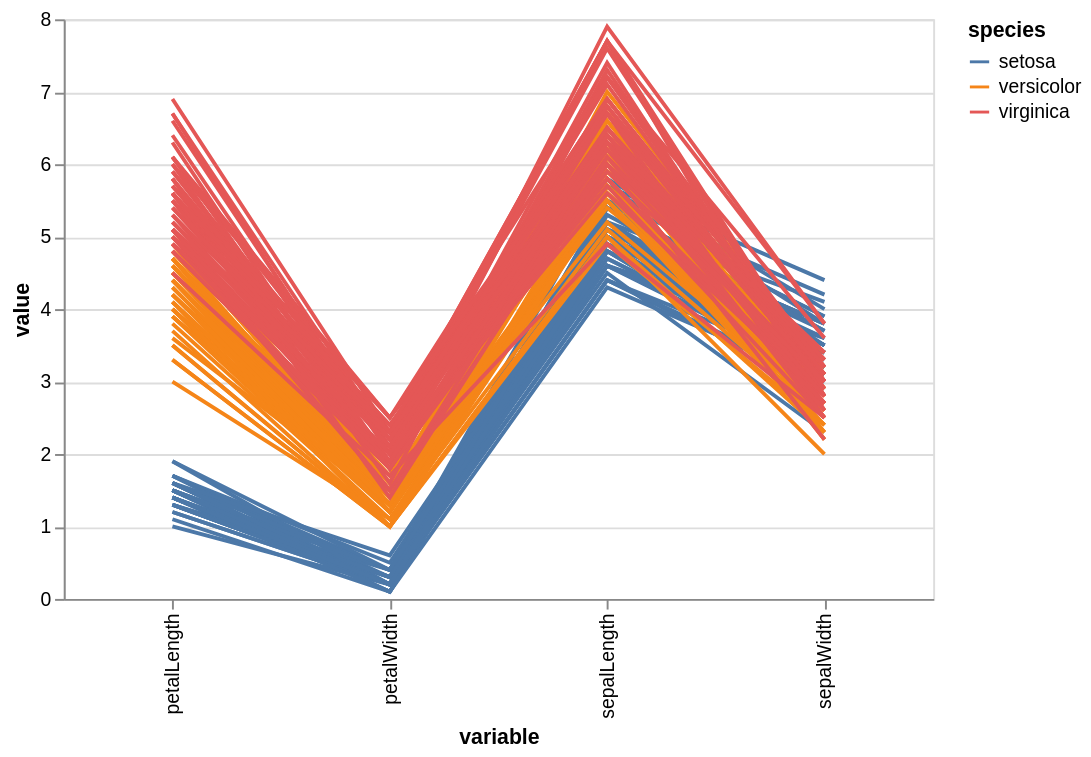

The Vega-Lite source for this figure:
### Vega-Lite specification from a JSON file in a GitHub repository (floating-point values rounded to 4 significant figures; data arrays with more than 128 entries replaced by an {"elided": "..."} marker saying what was removed)
{"mark": "line", "encoding": {"color": {"field": "species", "type": "nominal"}, "detail": {"field": "index", "type": "quantitative"}, "x": {"field": "variable", "type": "nominal"}, "y": {"field": "value", "type": "quantitative"}}, "$schema": "https://vega.github.io/schema/vega-lite/v2.json", "width": 450, "height": 300, "selection": {"grid": {"type": "interval", "bind": "scales"}}, "data": {"values": {"elided": "600 records"}}}
